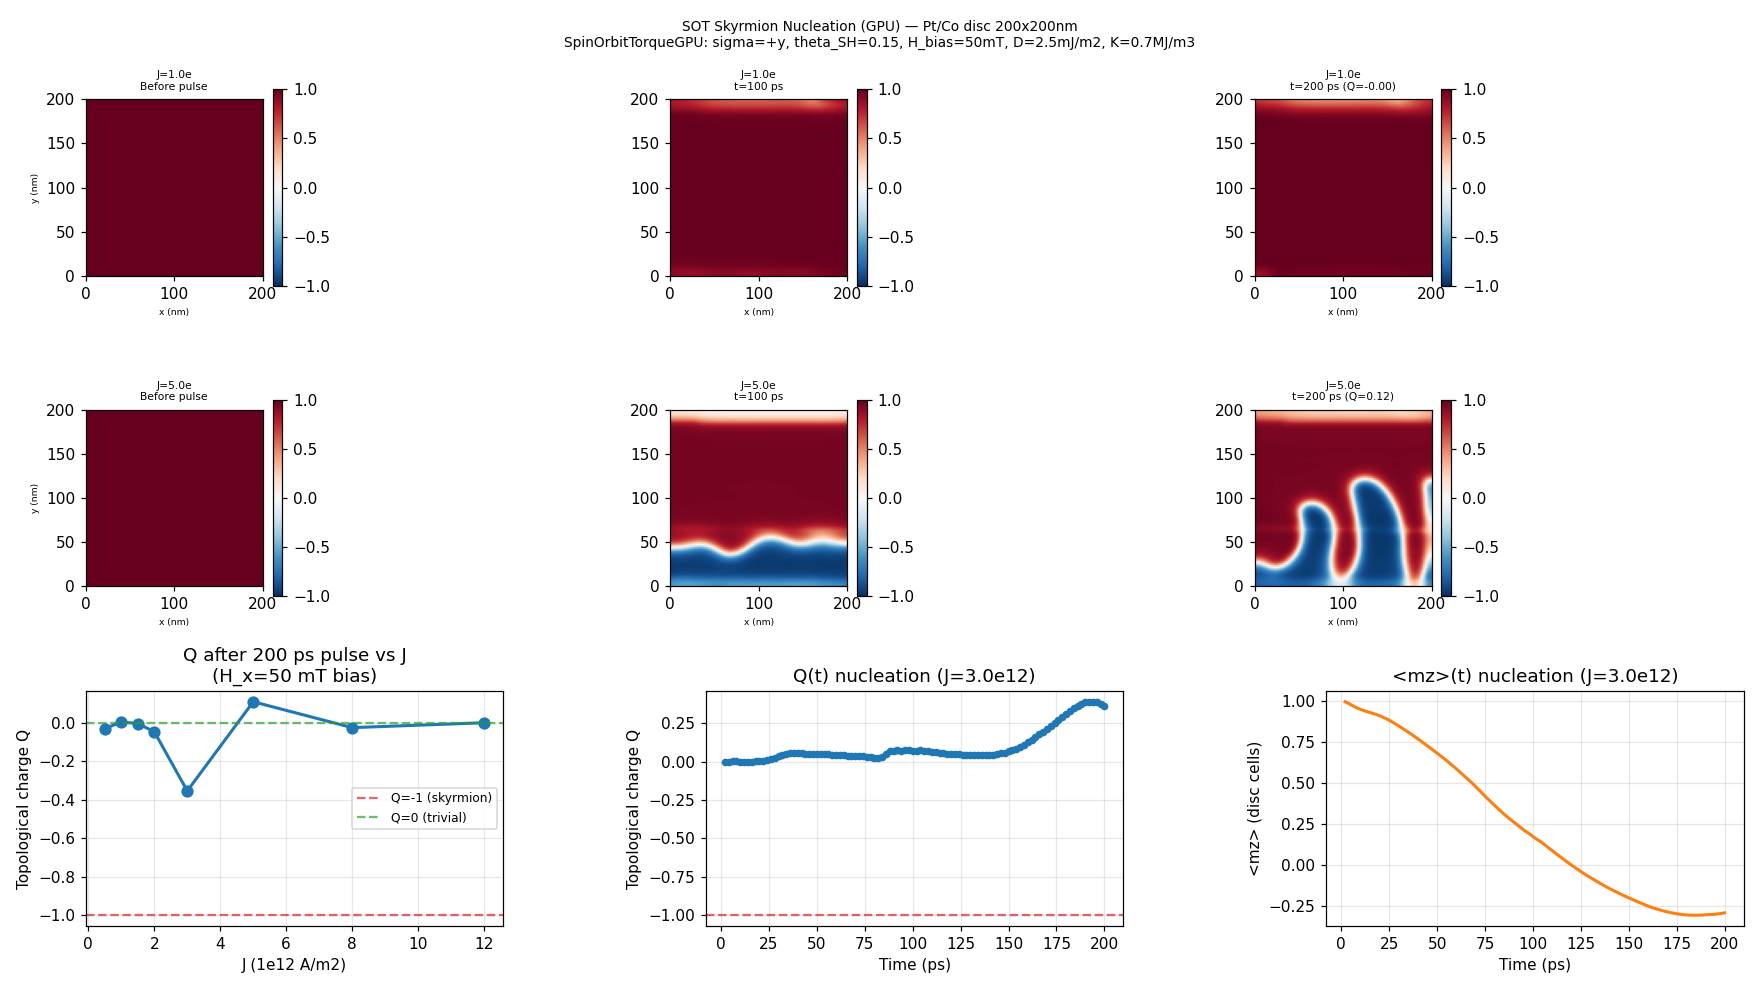

Write Python code to recreate this figure.
"""
Notebook 26: SOT Skyrmion Nucleation (SpinOrbitTorqueGPU + ZeemanFieldGPU)

Demonstrates current-pulse induced skyrmion nucleation in a Pt/Co disc via SOT.
SOT (sigma=+y DL torque) with in-plane bias H_x breaks symmetry, causing the
domain to nucleate a Neel skyrmion when a threshold current J_c is exceeded.

Produces:
  (A) mz snap at start, mid-pulse, end-pulse for J < J_c and J > J_c
  (B) Final Q (topological charge) vs J sweep
  (C) Time evolution of Q and mz for nucleation case

Physics:
  - DL torque: tau = a*theta_SH * [m x (m x sigma)]  pulls +z toward -y
  - In-plane bias H_x>0 breaks azimuthal symmetry -> asymmetric nucleation
  - When J > J_c: spin texture collapses to Q=-1 skyrmion (or Q=0 island)

Material: Pt/Co  Ms=580 kA/m, K=0.7 MJ/m3 (strong PMA), A=15 pJ/m, alpha=0.3
Grid: 100x100x1 disc, dx=2 nm  (200 nm diameter)
"""

import os, sys, time
sys.path.insert(0, os.path.join(os.path.dirname(__file__), '..', 'build', 'windows-msvc-cuda', 'python'))
os.add_dll_directory('C:/Program Files/NVIDIA GPU Computing Toolkit/CUDA/v13.2/bin/x64')

import numpy as np
import micromag as mm

print("Notebook 26: SOT Skyrmion Nucleation (GPU)")
print(f"  CUDA: {mm.cuda_available()}")

# ---------------------------------------------------------------------------
# Material: Pt/Co with strong PMA and interfacial DMI
# ---------------------------------------------------------------------------
mu0   = 4e-7 * np.pi
Ms    = 580e3   # A/m
A     = 15e-12  # J/m
K     = 0.7e6   # J/m^3 (strong PMA: Q_K = 2K/mu0/Ms^2 = 3.7 > 1 -> stable +z)
D     = 2.5e-3  # J/m^2 (interfacial DMI -> Neel skyrmion)
alpha = 0.3     # high damping for faster relaxation
theta_SH = 0.15

mat = mm.Material()
mat.Ms         = Ms
mat.A_exchange = A
mat.K_uniaxial = K
mat.easy_axis  = mm.Vec3(0, 0, 1)
mat.alpha      = alpha

mu0_Heff = 2*K/Ms - mu0*Ms
print(f"\nMaterial: Ms={Ms/1e3:.0f} kA/m, K={K/1e6:.1f} MJ/m3, D={D*1e3:.1f} mJ/m2")
print(f"  mu0*Heff (PMA net) = {mu0_Heff*1e3:.0f} mT  (> 0 -> stable +z without current)")

# ---------------------------------------------------------------------------
# Grid: 100x100x1 disc, dx=2 nm
# ---------------------------------------------------------------------------
Nx, Ny = 100, 100
dx = 2e-9
d_fm = 1e-9   # FM layer thickness for SOT torque
g = mm.StructuredGrid(Nx, Ny, 1, dx, dx, dx)
print(f"\nGrid: {Nx}x{Ny}x1, dx={dx*1e9:.0f} nm, total = {Nx*dx*1e9:.0f} x {Ny*dx*1e9:.0f} nm")

# Disc mask
mask = mm.ellipse(g, Nx*dx, Ny*dx)

# ---------------------------------------------------------------------------
# GPU objects (shared across sweep)
# ---------------------------------------------------------------------------
demag_g = mm.DemagFieldGPU(g)
exch_g  = mm.ExchangeFieldGPU(g)
aniso_g = mm.UniaxialAnisotropyFieldGPU(g)
dmi_g   = mm.InterfacialDMIFieldGPU(g, D)

# In-plane bias field H_x = 50 mT to break symmetry
H_bias = 50e-3 / mu0   # A/m
zeeman_g = mm.ZeemanFieldGPU(g)
zeeman_g.H_ext = mm.Vec3(H_bias, 0, 0)

# SOT: sigma = +y (spin Hall from +y to -y, polarization along y)
sigma  = mm.Vec3(0, 1, 0)
sot_g  = mm.SpinOrbitTorqueGPU(g, 1e12, theta_SH, d_fm, sigma, 1.0, 0.0)
torques_g = mm.SpinTorqueSumGPU()
torques_g.add(sot_g)

# Build field sum (exch + aniso + DMI + zeeman)
fields_g = mm.FieldSumGPU()
fields_g.add(exch_g)
fields_g.add(aniso_g)
fields_g.add(dmi_g)
fields_g.add(zeeman_g)

# ---------------------------------------------------------------------------
# Helper: uniform +z initial state (disc)
# ---------------------------------------------------------------------------
def make_m_pz(g, mask):
    a = np.zeros((1, g.ny, g.nx, 3))
    a[..., 2] = 1.0
    m = mm.VectorField3D(g)
    mm.from_numpy(m, a)
    mm.set_geom(mask, m)
    return m

def snap_mz(m_field):
    """Return mz as 2D array [ny, nx]."""
    return mm.to_numpy(m_field)[0, :, :, 2]

def compute_Q(m_field):
    try:
        return mm.topological_charge_Q(m_field)
    except Exception:
        return 0.0

# ---------------------------------------------------------------------------
# Part A: Snapshots — compare J < J_c and J > J_c
# dt=2e-14 s (need small dt for high-K material),  t_pulse=200 ps
# ---------------------------------------------------------------------------
dt       = 2e-14
t_pulse  = 200e-12   # 200 ps pulse
n_pulse  = int(t_pulse / dt)

print(f"\nPulse parameters: dt={dt:.0e} s, t_pulse={t_pulse*1e12:.0f} ps, {n_pulse} steps")

J_values_A = [1.0e12, 5.0e12]
labels_A   = [f"J=1.0e12 (below?)", f"J=5.0e12 (above?)"]

snaps = []   # list of (label, mz_before, mz_mid, mz_after, Q_after)

for J_val, lbl in zip(J_values_A, labels_A):
    sot_g.J_c = J_val
    m = make_m_pz(g, mask)
    integ = mm.RK4IntegratorGPU(g, dt)
    integ.upload(m)

    # Snap before
    m_tmp = mm.VectorField3D(g)
    integ.download(m_tmp)
    mz_before = snap_mz(m_tmp)

    # Half pulse
    for _ in range(n_pulse // 2):
        integ.step(mat, demag_g, fields_g, torques_g)
    integ.download(m_tmp)
    mz_mid = snap_mz(m_tmp)

    # Rest of pulse
    for _ in range(n_pulse - n_pulse // 2):
        integ.step(mat, demag_g, fields_g, torques_g)
    integ.download(m_tmp)
    mz_after = snap_mz(m_tmp)
    Q_after  = compute_Q(m_tmp)

    snaps.append((lbl, mz_before, mz_mid, mz_after, Q_after))
    print(f"  {lbl}  Q_after={Q_after:.2f}")

# ---------------------------------------------------------------------------
# Part B: Q_final vs J sweep (6 values, 200 ps pulse)
# ---------------------------------------------------------------------------
print(f"\n--- Part B: Q vs J sweep (8 J-values, t_pulse={t_pulse*1e12:.0f} ps) ---")
J_sweep = np.array([0.5, 1.0, 1.5, 2.0, 3.0, 5.0, 8.0, 12.0]) * 1e12
Q_final = []

t0 = time.time()
for J_val in J_sweep:
    sot_g.J_c = J_val
    m = make_m_pz(g, mask)
    integ = mm.RK4IntegratorGPU(g, dt)
    integ.upload(m)
    for _ in range(n_pulse):
        integ.step(mat, demag_g, fields_g, torques_g)
    m_tmp = mm.VectorField3D(g)
    integ.download(m_tmp)
    Q = compute_Q(m_tmp)
    Q_final.append(Q)
    print(f"  J={J_val/1e12:.1f}e12  Q_final={Q:.2f}")

print(f"  Sweep: {time.time()-t0:.1f} s")

# ---------------------------------------------------------------------------
# Part C: Time evolution Q(t) and mz(t) for nucleation case
# ---------------------------------------------------------------------------
J_nuc = J_sweep[int(np.argmin(np.abs(np.array(Q_final) + 1)))]
print(f"\n--- Part C: Time evolution at J_nuc={J_nuc/1e12:.1f}e12 (Q~-1) ---")

check_ev = 100
sot_g.J_c = J_nuc
m = make_m_pz(g, mask)
integ = mm.RK4IntegratorGPU(g, dt)
integ.upload(m)

Q_traj, mz_mean_traj, t_traj = [], [], []
t0 = time.time()
for step in range(0, n_pulse, check_ev):
    for _ in range(check_ev):
        integ.step(mat, demag_g, fields_g, torques_g)
    m_tmp = mm.VectorField3D(g)
    integ.download(m_tmp)
    Q_traj.append(compute_Q(m_tmp))
    mz_vals = snap_mz(m_tmp)
    mz_mean_traj.append(float(np.mean(mz_vals[mz_vals != 0.0]) if np.any(mz_vals != 0.0) else 0.0))
    t_traj.append((step + check_ev) * dt * 1e12)

print(f"  Time: {time.time()-t0:.1f} s  Q_final={Q_traj[-1]:.2f}")

# ---------------------------------------------------------------------------
# Plot
# ---------------------------------------------------------------------------
try:
    import matplotlib; matplotlib.use('Agg')
    import matplotlib.pyplot as plt
    from mpl_toolkits.axes_grid1 import make_axes_locatable

    fig = plt.figure(figsize=(16, 9))

    # Part A: 2 rows (J_low, J_high) x 3 columns (before, mid, after)
    vmin, vmax = -1, 1
    extent = [0, Nx*dx*1e9, 0, Ny*dx*1e9]

    for row, (lbl, mz_b, mz_m, mz_a, Q_a) in enumerate(snaps):
        for col, (mz, title) in enumerate([(mz_b, 'Before pulse'),
                                            (mz_m, f't={t_pulse*1e12/2:.0f} ps'),
                                            (mz_a, f't={t_pulse*1e12:.0f} ps (Q={Q_a:.2f})')]):
            ax = fig.add_subplot(3, 6, row*6 + col*2 + 1)
            im = ax.imshow(mz, cmap='RdBu_r', vmin=vmin, vmax=vmax,
                           origin='lower', extent=extent)
            ax.set_title(f'{lbl[:6]}\n{title}', fontsize=7)
            ax.set_xlabel('x (nm)', fontsize=6)
            if col == 0: ax.set_ylabel('y (nm)', fontsize=6)
            plt.colorbar(im, ax=ax, fraction=0.05)

    # Part B: Q vs J
    ax_B = fig.add_subplot(3, 3, 7)
    ax_B.plot(J_sweep/1e12, Q_final, 'o-', color='C0', lw=2, ms=7)
    ax_B.axhline(-1, color='C3', ls='--', lw=1.5, alpha=0.7, label='Q=-1 (skyrmion)')
    ax_B.axhline(0, color='C2', ls='--', lw=1.5, alpha=0.7, label='Q=0 (trivial)')
    ax_B.set_xlabel('J (1e12 A/m2)')
    ax_B.set_ylabel('Topological charge Q')
    ax_B.set_title(f'Q after {t_pulse*1e12:.0f} ps pulse vs J\n(H_x={50:.0f} mT bias)')
    ax_B.legend(fontsize=8); ax_B.grid(alpha=0.3)

    # Part C: Q(t) and mz(t)
    ax_C1 = fig.add_subplot(3, 3, 8)
    ax_C1.plot(t_traj, Q_traj, 'o-', color='C0', lw=2, ms=4)
    ax_C1.axhline(-1, color='C3', ls='--', lw=1.5, alpha=0.7)
    ax_C1.set_xlabel('Time (ps)')
    ax_C1.set_ylabel('Topological charge Q')
    ax_C1.set_title(f'Q(t) nucleation (J={J_nuc/1e12:.1f}e12)')
    ax_C1.grid(alpha=0.3)

    ax_C2 = fig.add_subplot(3, 3, 9)
    ax_C2.plot(t_traj, mz_mean_traj, '-', color='C1', lw=2)
    ax_C2.set_xlabel('Time (ps)')
    ax_C2.set_ylabel('<mz> (disc cells)')
    ax_C2.set_title(f'<mz>(t) nucleation (J={J_nuc/1e12:.1f}e12)')
    ax_C2.grid(alpha=0.3)

    plt.suptitle(
        f'SOT Skyrmion Nucleation (GPU) — Pt/Co disc {Nx*dx*1e9:.0f}x{Ny*dx*1e9:.0f}nm\n'
        f'SpinOrbitTorqueGPU: sigma=+y, theta_SH={theta_SH}, H_bias={50:.0f}mT, '
        f'D={D*1e3:.1f}mJ/m2, K={K/1e6:.1f}MJ/m3',
        fontsize=9)
    plt.tight_layout()
    out = os.path.join(os.path.dirname(__file__), '26_sot_skyrmion_nucleation_gpu.png')
    plt.savefig(out, dpi=110); print(f"\nPlot saved: {out}")
except Exception as e:
    print(f"Plot error: {e}")

print("\n=== Summary ===")
print(f"  Disc: {Nx}x{Ny}x1, dx={dx*1e9:.0f}nm, D={D*1e3:.1f}mJ/m2, H_bias=50mT")
print(f"  Q vs J: {[f'{q:.2f}' for q in Q_final]}")
print(f"  Nucleation current J_nuc ~ {J_nuc/1e12:.1f}e12 A/m2  (Q~-1)")
